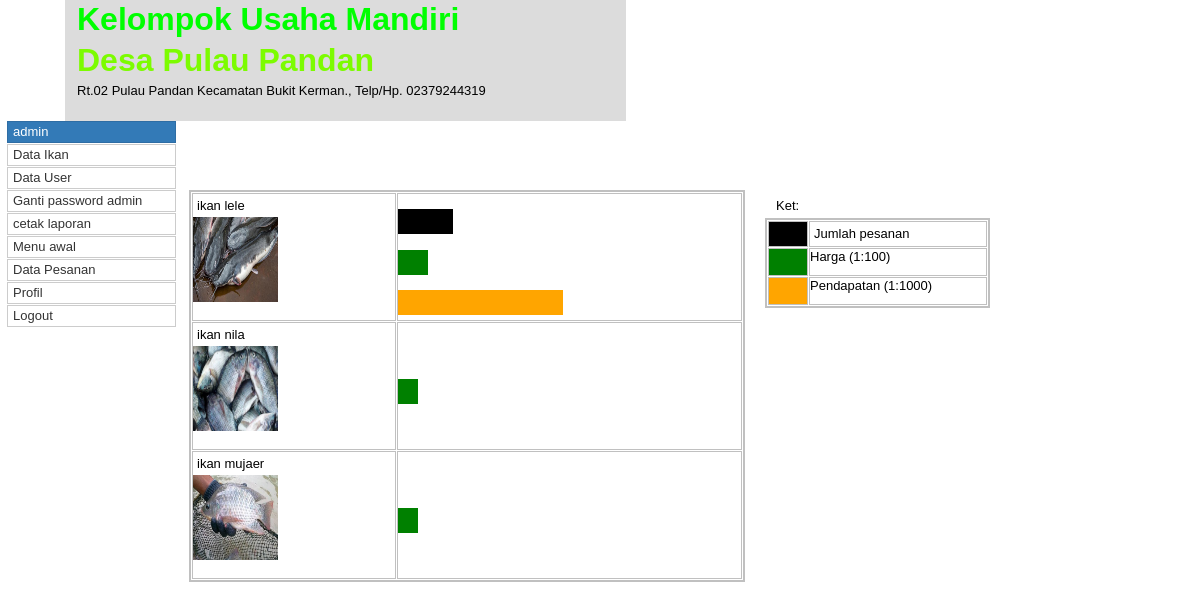
Screenshot of / (signed in) with the database file from the repository.
### tables this page shows
CREATE TABLE IF NOT EXISTS `user` (
  `id_user` varchar(6) NOT NULL,
  `nm` varchar(30) NOT NULL,
  `password` varchar(30) NOT NULL
);

CREATE TABLE IF NOT EXISTS `ikan` (
  `kd_ikan` varchar(5) NOT NULL,
  `nm_ikan` varchar(25) NOT NULL,
  `hrg` double NOT NULL
);

### view/index/index_admin.php (the view, shortened to what this page needs)
<?php
class Ikan{
	public $table="ikan";
	public $identifier='kd_ikan';
	public $Host="localhost";
	public $User="root";
	public $Pass="";
	public $Database="dbikan";
	function __construct(){
		$this->conn=mysqli_connect($this->Host,$this->User,$this->Pass,$this->Database);
		$this->Value="";
	}
	function search_data($Value,$type){
		if($type=="selectAll"){
			return mysqli_query($this->conn,"select ".$Value." from ".$this->table);
		}
		else if($type=="notAll"){
			$value_e=explode("+#+",$this->Value);
			return mysqli_query($this->conn,"select ".$Value." from ".$this->table." where ".$this->identifier."='".$value_e[0]."'");
		}
	}
}
class Pesan{
	public $table="pesan";
	public $identifier='kd_ikan';
	public $Host="localhost";
	public $User="root";
	public $Pass="";
	public $Database="dbikan";
	function setVal($val)
	{
		$this->Value=$val;
	}
	function __construct(){
		$this->conn=mysqli_connect($this->Host,$this->User,$this->Pass,$this->Database);
		$this->Value="";
	}
	function search_data($Value,$type){
		if($type=="selectAll"){
			return mysqli_query($this->conn,"select ".$Value." from ".$this->table);
		}
		else if($type=="notAll"){
			$value_e=explode("+#+",$this->Value);
			return mysqli_query($this->conn,"select ".$Value." from ".$this->table." where ".$this->identifier."='".$value_e[0]."'");
		}
	}
}
?>
<table style="position:absolute;left:189px;top:190px;width:556px;height:134px;z-index:14;" id="Table1">
	<?php
	$ikan=new Ikan();
	$sql_ikan=$ikan->search_data("*","selectAll");
	while ($isi_ikan=mysqli_fetch_assoc($sql_ikan)):
		$jml_pesan=0;
		$pesan=new Pesan();
		$pesan->setVal($isi_ikan["kd_ikan"]);
		$sql_pesan=$pesan->search_data("*","notAll");
		while($isi_pesan=mysqli_fetch_assoc($sql_pesan)):
			$jml_pesan=$jml_pesan+$isi_pesan["jml"];
		endwhile;
		?>
<tr>
<td class="cell0"><label for="" id="Label1" style="display:block;width:100%;z-index:2;"><?php echo $isi_ikan["nm_ikan"]?></label>
<div id="wb_Image1" style="display:inline-block;width:85px;height:85px;z-index:3;">
<img src="control/file/<?php echo $isi_ikan["kd_ikan"]?>.jpg" id="Image1" alt="">
</div>
</td>
<td class="cell1">
<br>
  <div style="background-color:black;width:<?php echo $jml_pesan;?>px;height:25px" title="<?php echo $jml_pesan;?>"></div>
<br>
  <div style="background-color:green;width:<?php echo ($isi_ikan["hrg"]/100);?>px;height:25px" title="<?php echo ($isi_ikan["hrg"]);?> Rp"></div>
<br>
  <div style="background-color:orange;width:<?php echo (($isi_ikan["hrg"]*$jml_pesan)/1000);?>px;height:25px" title="<?php echo $isi_ikan["hrg"]*$jml_pesan;?>"></div></td>
</tr>
<?php endwhile;?>
</table>
<label for="" id="Label2" style="position:absolute;left:772px;top:194px;width:164px;height:16px;line-height:16px;z-index:15;">Ket:</label>
<table style="position:absolute;left:765px;top:218px;width:225px;height:87px;z-index:16;" id="Table2">
<tr>
<td class="cell0" style="background-color:black"><span style="color:#000000;font-family:Arial;font-size:13px;line-height:16px;"><div style="color:black"></div></span></td>
<td class="cell1"><label for="" id="Label3" style="display:block;width:100%;z-index:7;">Jumlah pesanan</label>
</td>
</tr>
<tr>
<td class="cell2" style="background-color:green"></td>
<td class="cell3"><span style="color:#000000;font-family:Arial;font-size:13px;line-height:16px;">Harga (1:100)</span></td>
</tr>
<tr>
<td class="cell2" style="background-color:orange"></td>
<td class="cell3"><span style="color:#000000;font-family:Arial;font-size:13px;line-height:16px;">Pendapatan (1:1000)</span></td>
</tr>
</table>

### index.php (shortened to what this page needs)
<!doctype html>
<html>
<head>
<link href="css/Untitled1.css" rel="stylesheet">
<?php if (empty($_SESSION["id_user_ikan"])):?>
<link href="css/index.css" rel="stylesheet">
<?php else:
	if($_SESSION["id_user_ikan"]=="US-1"):?>
<link href="css/index.css" rel="stylesheet">
<link href="css/index_admin.css" rel="stylesheet">
<link href="css/ikan.css" rel="stylesheet">
	<?php else:?>
		<link href="css/index.css" rel="stylesheet">
		<link href="css/ikan.css" rel="stylesheet">
<?php endif;endif;?>
</head>
<body >
<?php include 'view/header.php';?>
<?php
if (empty($_SESSION["id_user_ikan"])):
	include 'view/index/login.php';
	include 'view/index/signup.php';
	include 'view/index/daftar_produk.php';
?>
<input type="button" id="btn_open" onclick="ShowObjectWithEffect('btn_daftar', 0, 'dropright', 500);ShowObjectWithEffect('Label4', 0, 'dropright', 500);ShowObjectWithEffect('wb_form_signup', 1, 'dropright', 500);ShowObjectWithEffect('wb_form_login', 0, 'dropright', 500);return false;" name="" value="Disini" style="position:absolute;left:170px;top:305px;width:95px;height:32px;z-index:38;">
<label for="" id="Label4" style="position:absolute;left:1px;top:308px;width:171px;height:18px;line-height:18px;z-index:39;">Belum punya akun? daftar</label>
<?php else:
	include 'view/slidemenu.php';
	if($_SESSION["id_user_ikan"]!="US-1"):
		include 'view/index/daftar_produk.php';
	else:
		include 'view/index/index_admin.php';
	endif;endif;
?>
</body>
</html>

### view/header.php
<div id="wb_Form1" style="position:absolute;left:65px;top:0px;width:561px;height:121px;z-index:17;">
<form name="Form1" method="post" action="" enctype="multipart/form-data" id="Form1">
<div id="wb_Heading1" style="position:absolute;left:12px;top:0px;width:461px;height:41px;z-index:0;">
<h1 id="Heading1">Kelompok Usaha Mandiri<br></h1></div>
<div id="wb_Heading2" style="position:absolute;left:12px;top:41px;width:461px;height:41px;z-index:1;">
<h2 id="Heading2">Desa Pulau Pandan<br></h2></div>
</form>
</div>
<div id="wb_Text1" style="position:absolute;left:77px;top:83px;width:577px;height:16px;z-index:18;">
<span style="color:#000000;font-family:Arial;font-size:13px;">Rt.02 Pulau Pandan Kecamatan Bukit Kerman., Telp/Hp. 02379244319</span></div>

### view/slidemenu.php (shortened to what this page needs)
<?php
class simple_db_framework_2{
	public $table="user";
	public $identifier='id_user';
	public $Host="localhost";
	public $User="root";
	public $Pass="";
	public $Database="dbikan";
	function setVal($val)
	{
		$this->Value=$val;
	}
	function __construct(){
		$this->conn=mysqli_connect($this->Host,$this->User,$this->Pass,$this->Database);
		$this->Value="";
	}
	function search_data($Value,$type){
		if($type=="selectAll"){
			return mysqli_query($this->conn,"select ".$Value." from ".$this->table);
		}
		else if($type=="notAll"){
			$value_e=explode("+#+",$this->Value);
			return mysqli_query($this->conn,"select ".$Value." from ".$this->table." where ".$this->identifier."='".$value_e[0]."'");
		}
	}
}
$data_user=new simple_db_framework_2();
$data_user->setVal($_SESSION["id_user_ikan"]);
$isi_user=mysqli_fetch_assoc($data_user->search_data("nm","notAll"));
?>
<div id="SlideMenu1" style="position:absolute;left:7px;top:121px;width:169px;height:140px;z-index:20;">
<ul role="menu">
   <li class="SlideMenu1_Folder" aria-haspopup="true"><a><?php echo $isi_user["nm"];?></a>
      <ul role="menu" aria-expanded="true">
      	<?php if($_SESSION["id_user_ikan"]=="US-1"): ?>
         <li><a role="menuitem" href="ikan.php">Data Ikan</a></li>
         <li><a role="menuitem" href="data_user.php">Data User</a></li>
         <li><a role="menuitem" href="profil.php">Ganti password admin</a></li>
         <li><a role="menuitem" href="hasil_laporan.php">cetak laporan</a></li>
         <?php endif;?>
         <li><a role="menuitem" href="index.php">Menu awal</a></li>
         <li><a role="menuitem" href="daftar_pesanan.php">Data Pesanan</a></li>
         <li><a role="menuitem" href="profil.php">Profil</a></li>
         <li><a role="menuitem" href="logout.php">Logout</a></li>
      </ul>
   </li>
</ul>
</div>

### css/Untitled1.css (style rules this page uses)
a { color: #0000FF; text-decoration: underline; }
h1, .h1 { font-family: Arial; font-weight: bold; font-size: 32px; text-decoration: none; color: #000000; background-color: transparent; margin: 0px 0px 0px 0px; padding: 0px 0px 0px 0px; display: inline; }
h2, .h2 { font-family: Arial; font-weight: bold; font-size: 27px; text-decoration: none; color: #000000; background-color: transparent; margin: 0px 0px 0px 0px; padding: 0px 0px 0px 0px; display: inline; }

### css/index.css (style rules this page uses)
body { background-color: #FFFFFF; color: #000000; font-family: Arial; font-weight: normal; font-size: 13px; line-height: 1.1875; margin: 0; padding: 0; }
#wb_Form1 { background-color: #DCDCDC; background-image: none; border: 0px solid #CCCCCC; }
#wb_Heading1 { background-color: transparent; background-image: none; border: 0px solid #000000; margin: 0; padding: 0; text-align: left; }
#Heading1 { color: #00FF00; font-family: Arial; font-weight: bold; font-size: 32px; margin: 0; text-align: left; }
#wb_Heading2 { background-color: transparent; background-image: none; border: 0px solid #000000; margin: 0; padding: 0; text-align: left; }
#Heading2 { color: #7CFC00; font-family: Arial; font-weight: bold; font-size: 32px; margin: 0; text-align: left; }
#wb_Text1 { background-color: transparent; background-image: none; border: 0px solid #000000; padding: 0; margin: 0; text-align: left; }
#wb_Image1 { margin: 0; vertical-align: top; }
#Image1 { border: 0px solid #000000; box-sizing: border-box; padding: 0; display: inline-block; width: 99px; height: 99px; vertical-align: top; }

### css/ikan.css (style rules this page uses)
body { background-color: #FFFFFF; color: #000000; font-family: Arial; font-weight: normal; font-size: 13px; line-height: 1.1875; margin: 0; padding: 0; }
#wb_Heading1 { background-color: transparent; background-image: none; border: 0px solid #000000; margin: 0; padding: 0; text-align: left; }
#Heading1 { color: #00FF00; font-family: Arial; font-weight: bold; font-size: 32px; margin: 0; text-align: left; }
#wb_Heading2 { background-color: transparent; background-image: none; border: 0px solid #000000; margin: 0; padding: 0; text-align: left; }
#Heading2 { color: #7CFC00; font-family: Arial; font-weight: bold; font-size: 32px; margin: 0; text-align: left; }
#wb_Form1 { background-color: #DCDCDC; background-image: none; border: 0px solid #CCCCCC; }
#wb_Text1 { background-color: transparent; background-image: none; border: 0px solid #000000; padding: 0; margin: 0; text-align: left; }
#SlideMenu1 ul { list-style: none; margin: 0; padding: 0; font-family: Arial; font-weight: normal; font-size: 13px; }
#SlideMenu1 li a { background-color: #337AB7; border-color: #2E6DA4; border-style: solid; border-width: 1px; color: #FFFFFF; cursor: pointer; display: block; font-weight: normal; left: 0; height: 16px; margin: 0; padding: 2px 2px 2px 5px; position: relative; text-decoration: none; top: 0; text-align: left; }
#SlideMenu1 li li a { background-color: #FFFFFF; border-color: #CCCCCC; border-style: solid; border-width: 1px; color: #333333; display: block; font-weight: normal; height: 16px; margin: 1px 0px 1px 0px; padding: 2px 2px 2px 5px; text-decoration: none; }
#Label1 { border: 0px solid #CCCCCC; border-radius: 4px; background-color: transparent; background-image: none; color :#000000; font-family: Arial; font-weight: normal; font-size: 13px; padding: 4px 4px 4px 4px; margin: 0; text-align: left; vertical-align: top; }
#Label2 { border: 0px solid #CCCCCC; border-radius: 4px; background-color: transparent; background-image: none; color :#000000; font-family: Arial; font-weight: normal; font-size: 13px; padding: 4px 4px 4px 4px; margin: 0; text-align: left; vertical-align: top; }
#Label3 { border: 0px solid #CCCCCC; border-radius: 4px; background-color: transparent; background-image: none; color :#000000; font-family: Arial; font-weight: normal; font-size: 13px; padding: 4px 4px 4px 4px; margin: 0; text-align: left; vertical-align: top; }

### rows the page displays
user: nm "admin"
ikan: nm_ikan "ikan lele", kd_ikan (picture), $jml_pesan 55 (drawn), hrg 3000 (drawn)
ikan: nm_ikan "ikan nila", kd_ikan (picture), hrg 2000 (drawn)
ikan: nm_ikan "ikan mujaer", kd_ikan (picture), hrg 2000 (drawn)
